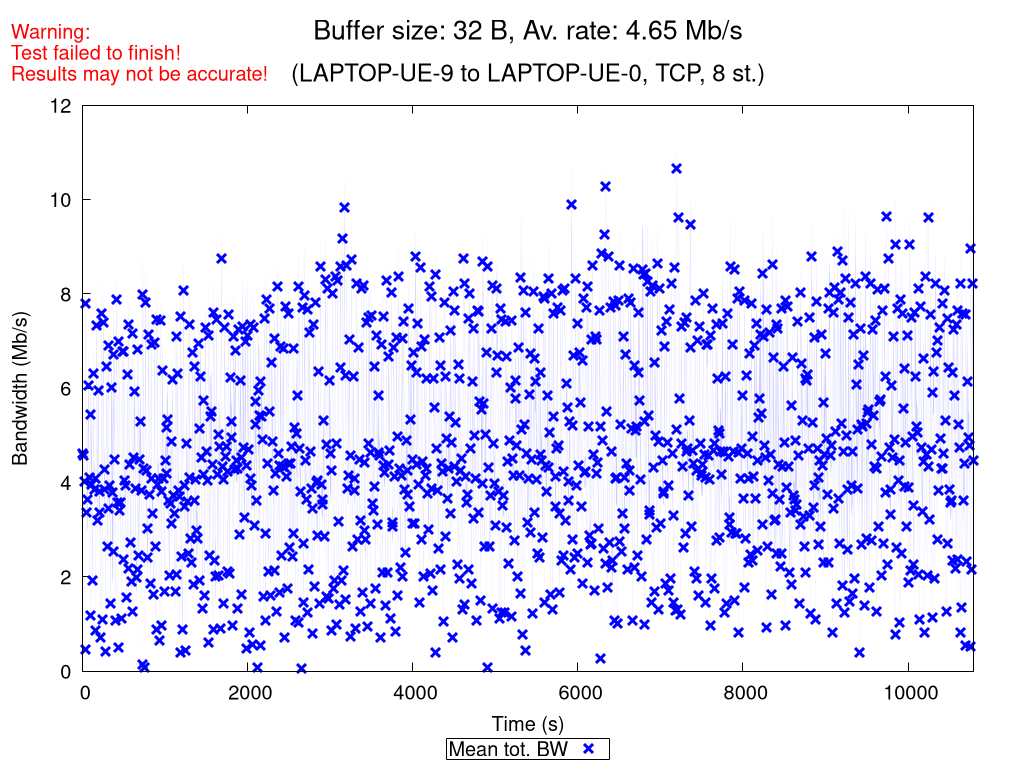

Recreate this plot in gnuplot.
set terminal pngcairo nocrop enhanced size 1024,768 font "Verdana,15"
set output "TCP_8_st_2020_11_18_06-41-36_two2one_00032B.png"

set title "{/=20 Buffer size: 32 B, Av. rate: 4.65 Mb/s}\n\n{/=18 (LAPTOP-UE-9 to LAPTOP-UE-0, TCP, 8 st.)}"
set label "Warning:\nTest failed to finish!\nResults may not be accurate!" at screen 0.01, screen 0.96 tc rgb "red"

set xlabel "Time (s)"
set ylabel "Bandwidth (Mb/s)"
set ytics nomirror
set key bmargin center horizontal box samplen 1 width -1
set bmargin 4.6
set rmargin 4.5

rf = 1000000.0  # rate factor
set style fill transparent solid 0.2 noborder
set autoscale xfix
plot "TCP_8_st_2020_11_18_06-41-36_two2one_00032B_iperf_processed.dat" using 1:($2/rf-$3/rf):($2/rf+$3/rf) with filledcurves lc rgb "blue" notitle, \
     "" using 1:($2/rf) with points pt 2 ps 1.5 lw 3 lc rgb "blue" title "Mean tot. BW", \
